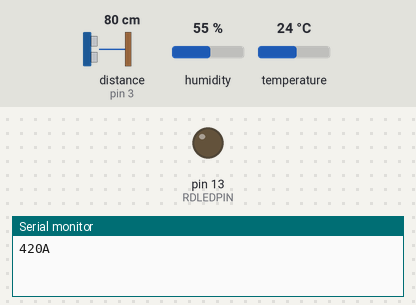
Simulated run of this sketch. Board: Arduino Uno, built with avr-gcc and run on an emulated ATmega328P. Parts: output pins drawn as LEDs (lit = HIGH), the last lines printed to the serial monitor. Wiring (inferred from the names in the program): DHT11 sensor: data pin 7. The test bench sets the inputs (shaded band); at power-on: distance to the obstacle (sensor on pin 3) 80 cm, humidity 55 %, temperature 24 °C. The echo pulse lasts 58.3 µs per cm.

Above: at 1.4 s.
1.5 s: distance to the obstacle (sensor on pin 3) set to 4 cm
At 1.75 s:
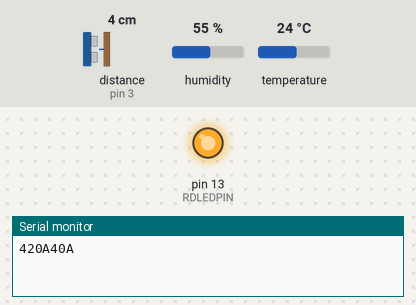
Timing chart, 0 to 4.5 s (numbered marks = the images above; inputs shaded):
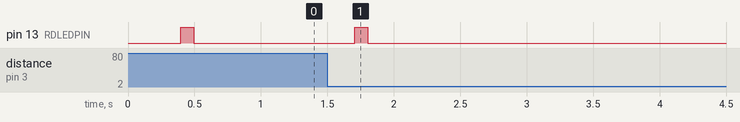

Measured:
- after the input at 1.5 s, pin 13 (RDLEDPIN): LOW → HIGH after 0.21 s, → LOW 0.10 s later

The sketch:

LungTidalSonic.ino
```cpp
/*
  The Arduino side for the processing LungTidal. This version uses
  the HC-SR04 sonic distance sensor along with with the DHT11 Temp
  and Humidity sensor for correction. Revised 5/2018 from the original
  LungTidal that read a potentiometer.

  Arduino code to send HC-SR04 distance reads out to the LungTidal
  processing program

  You can use the Arduino serial monitor to view the sent data, or it can
  be read by Processing.

  The LungTidal Processing code (sonic version) graphs the data received
  so you can see the value of the sonic distance reads changing over time.
*/
// DHT Libraries from Adafruit
// Dependant upon Adafruit_Sensors Library
#include "DHT.h";
// NewPing Library for HC-SR04
#include "NewPing.h"

// Constants
#define DHTPIN 7                  // DHT-11 Output pin number
#define DHTTYPE DHT11             // DHT Type is DHT 11
#define TRIGGER_PIN  12           // DHT trigger pin number
#define ECHO_PIN     3           // DHT echo pin number

#define RDLEDPIN 13               // LED connected to digital pin 13, distance reading
#define DHTRDLEDPIN 8             // LED connected to digital pin 8, dht read

// distance units will be mm in this sketch so that the integer
// value can be sent with enough resolution
#define MAX_DISTANCE 440          // Sent to sensor library, reports 0 beyond this
#define MAX_DISTANCE_PRAC 420     // Practical distance in distance units
#define MIN_DISTANCE 20           // Practical minimum distance in distance units
#define BLINK_DELAY 100           // LED blink delay milliseconds
#define SENSOR_INVERVAL_FACTOR 16 // Any loop counter multiple of this triggers temp/hum read.
#define ITERATIONS 5             // Number of reads used in the median reading function

// Note: SENSOR_INVERVAL_FACTOR = a factor for time between temp/hum checks.
// This needs to be at least 500 ms. Reported to be 2000 ms required.
// This time interval allows the DHT-11 sensor can stabilize.

// Defining Variables
int readValue = 0;    // Variable to hold the read value
int lastValue = 0;    // Previous readValue
int readDelta = 2;    // Read threshold difference for reporting
float hum = 55;       // Humidity value in percent, default in case of dht error
float temp = 23;      // Temperature value in Celsius, default in case of dht error
float duration;       // HC-SR04 pulse read duration value
float distance;       // Calculated distance in cm
int counter = 0;      // Cycle counter

// Initialize sensors
NewPing sonar(TRIGGER_PIN, ECHO_PIN, MAX_DISTANCE);
DHT dht(DHTPIN, DHTTYPE);

void setup() {
  Serial.begin(19200);
  pinMode(RDLEDPIN, OUTPUT);      // sets the digital pin as output
  dht.begin();
  GetTempHum();
 // Serial.println("");           // for debuging
 // Serial.println("Starting");   // for debuging
}

void loop() {

  counter ++;
  if (counter % SENSOR_INVERVAL_FACTOR == 0){
    GetTempHum();
    // Serial.println("Temp/Hum Just Read " ); // for debuging
    // Serial.println( hum); // for debuging
    // Serial.println( temp); // for debuging
    counter = 0;
    blinkLed(DHTRDLEDPIN);
  }

  // read value on distance sensor
  // but return smaller of the reading or MAX_DISTANCE_PRAC
  readValue = fmin(distread(),MAX_DISTANCE_PRAC);

  if (readValue < MAX_DISTANCE && readValue > MIN_DISTANCE) {
    // if dist has changed more than delta
    if (abs(readValue-lastValue) > readDelta) {
      Serial.print(readValue);
      Serial.print("A");
      lastValue = readValue;
      blinkLed(RDLEDPIN);
    }
  }

}

int distread(){
  float soundsp;  // Stores calculated speed of sound in M/S
  float soundmm;  // Stores calculated speed of sound in mm/ms
  // Calculate the Speed of Sound in M/S
  soundsp = 331.4 + (0.606 * temp) + (0.0124 * hum);
  // Convert to mm/ms
  soundmm = soundsp / 1000;
  duration = sonar.ping_median(ITERATIONS);
  // Calculate the distance in mm as integer
  return (int)(duration / 2) * soundmm;
}

void GetTempHum(){
   hum = dht.readHumidity();     // Get Humidity value
   temp= dht.readTemperature();  // Get Temperature value
   if (isnan(hum)) {
    hum = 40;
   }
   if (isnan(temp)) {
    temp = 23;
   }
}

void blinkLed(int PinNumber){
  digitalWrite(PinNumber, HIGH);
  delay(BLINK_DELAY);
  digitalWrite(PinNumber, LOW);
}
```
